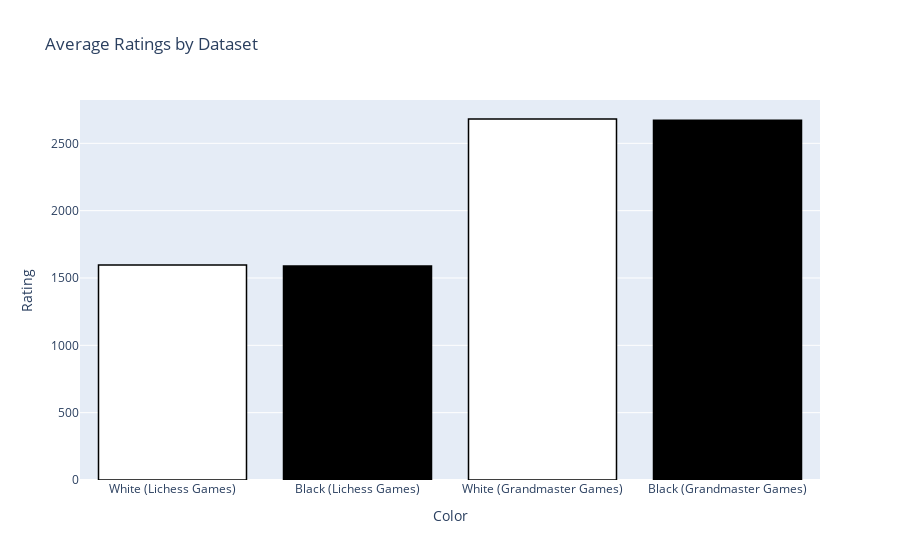
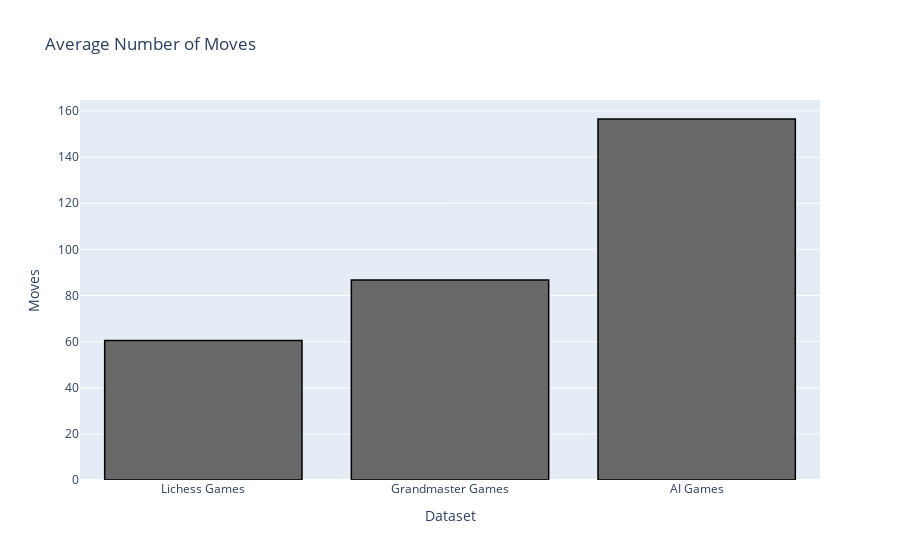

These figures' notebook cell, in order:
### Code cell
fig_ratings = go.Figure()
for dataset, color, rating in zip(ratings_combined['Dataset'], ratings_combined['Color'], ratings_combined['Rating']):
    bar_color = 'white' if color == 'White' else 'black'
    outline_color = 'black'
    fig_ratings.add_trace(go.Bar(
        x=[color + " (" + dataset + ")"],
        y=[rating],
        name=f"{dataset} - {color}",
        marker=dict(color=bar_color, line=dict(color=outline_color, width=1.5))
    ))

fig_ratings.update_layout(
    title="Average Ratings by Dataset",
    yaxis_title="Rating",
    xaxis_title="Color"
)

# Moves plot for all three datasets with grayscale and outline
fig_moves = px.bar(
    moves_df, 
    x="Dataset", 
    y="Average Moves", 
    title="Average Number of Moves",
    labels={"Average Moves": "Moves"},
    color_discrete_sequence=["dimgray", "gray", "lightgray"]
)
fig_moves.update_traces(marker_line_width=1.5, marker_line_color="black")

# Win percentage plot for all three datasets with grayscale and outline
fig_wins = go.Figure()
x = ['Lichess Games', 'Grandmaster Games', 'AI Games']
fig_wins.add_trace(go.Bar(
    x=x, 
    y=[wins_df1[0], wins_df2[0], wins_df3[0]], 
    name='White Wins',
    marker=dict(color='white', line=dict(color='black', width=1.5))
))
fig_wins.add_trace(go.Bar(
    x=x, 
    y=[wins_df1[1], wins_df2[1], wins_df3[1]], 
    name='Black Wins',
    marker=dict(color='black', line=dict(color='black', width=1.5))
))
fig_wins.add_trace(go.Bar(
    x=x, 
    y=[wins_df1[2], wins_df2[2], wins_df3[2]], 
    name='Draws',
    marker=dict(color='gray', line=dict(color='black', width=1.5))
))
fig_wins.update_layout(
    title="Game Outcomes",
    xaxis_title="Dataset",
    yaxis_title="Percentage",
    barmode="group"
)
fig_ratings.update_layout(showlegend=False)
fig_moves.update_layout(showlegend=False)
fig_wins.update_layout(showlegend=False)

# Display plots
fig_ratings.show()
fig_moves.show()
fig_wins.show()

### Figure 1 — Plotly figure (JSON) as saved in the notebook; plotly's stock layout.template omitted (floating-point values rounded to 4 significant figures)
{"data": [{"marker": {"color": "white", "line": {"color": "black", "width": 1.5}}, "name": "Lichess Games - White", "type": "bar", "x": ["White (Lichess Games)"], "y": [1597.0]}, {"marker": {"color": "black", "line": {"color": "black", "width": 1.5}}, "name": "Lichess Games - Black", "type": "bar", "x": ["Black (Lichess Games)"], "y": [1589.0]}, {"marker": {"color": "white", "line": {"color": "black", "width": 1.5}}, "name": "Grandmaster Games - White", "type": "bar", "x": ["White (Grandmaster Games)"], "y": [2681.0]}, {"marker": {"color": "black", "line": {"color": "black", "width": 1.5}}, "name": "Grandmaster Games - Black", "type": "bar", "x": ["Black (Grandmaster Games)"], "y": [2671.0]}], "layout": {"showlegend": false, "title": {"text": "Average Ratings by Dataset"}, "xaxis": {"title": {"text": "Color"}}, "yaxis": {"title": {"text": "Rating"}}}}

### Figure 2 — Plotly figure (JSON) as saved in the notebook; plotly's stock layout.template omitted (floating-point values rounded to 4 significant figures)
{"data": [{"alignmentgroup": "True", "hovertemplate": "Dataset=%{x}<br>Moves=%{y}<extra></extra>", "legendgroup": "", "marker": {"color": "dimgray", "line": {"color": "black", "width": 1.5}, "pattern": {"shape": ""}}, "name": "", "offsetgroup": "", "orientation": "v", "showlegend": false, "textposition": "auto", "type": "bar", "x": ["Lichess Games", "Grandmaster Games", "AI Games"], "xaxis": "x", "y": [60.47, 86.68, 156.5], "yaxis": "y"}], "layout": {"barmode": "relative", "legend": {"tracegroupgap": 0}, "showlegend": false, "title": {"text": "Average Number of Moves"}, "xaxis": {"anchor": "y", "domain": [0, 1], "title": {"text": "Dataset"}}, "yaxis": {"anchor": "x", "domain": [0, 1], "title": {"text": "Moves"}}}}
